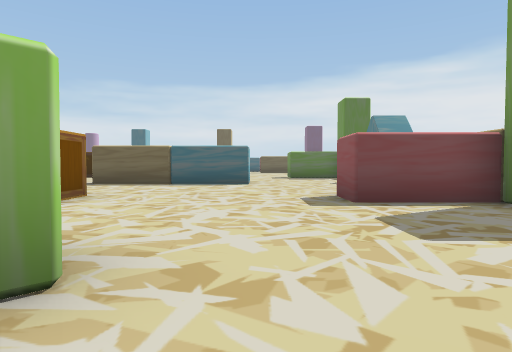
View 1 (above)

21 first-person views from a walk through a scene from a Unity 3-D project. The camera is 0.51 m above the floor, tilts 2° down and sees 75° across. The floor is counted in squares, 1 m on a side. Each view is taken from the middle of a square. On the plan, view 1 faces up. The plan holds only what a view shows up to about 9 squares ahead; the rest is blank. The place goes on beyond the plan. The player is left out.

View 2
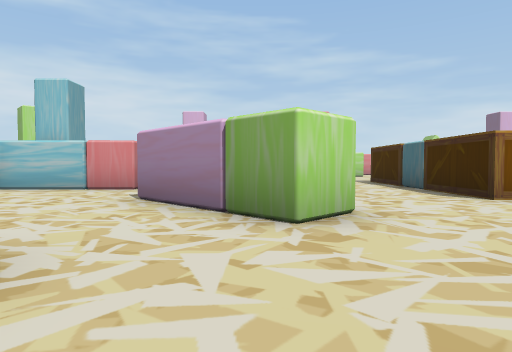

View 3
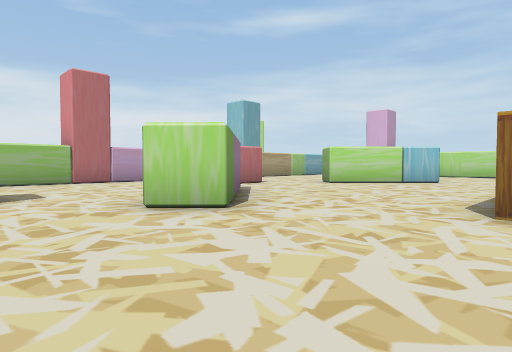

View 4
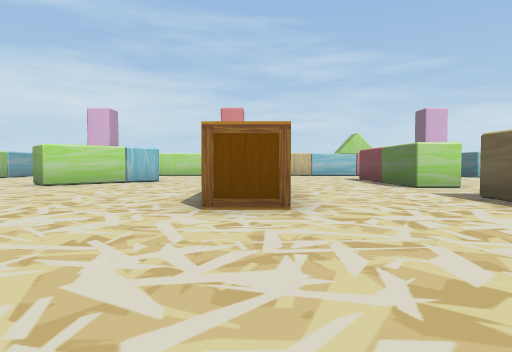

View 5
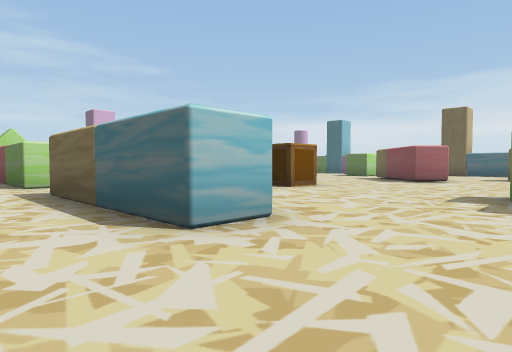

View 6
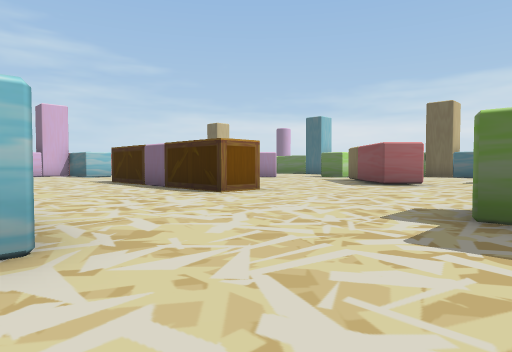

View 7
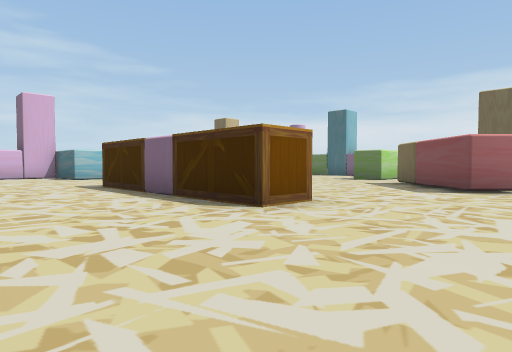

View 8
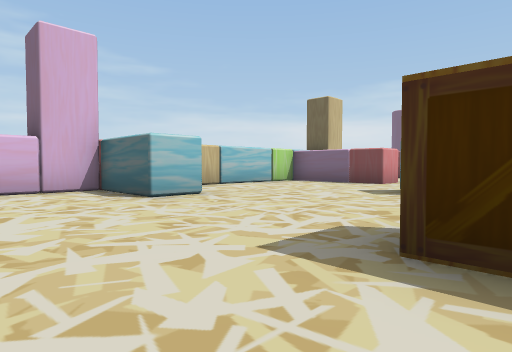

View 9
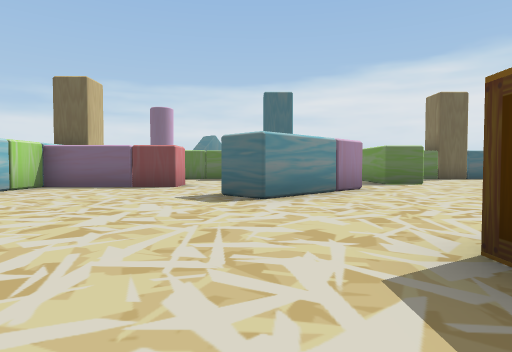

View 10
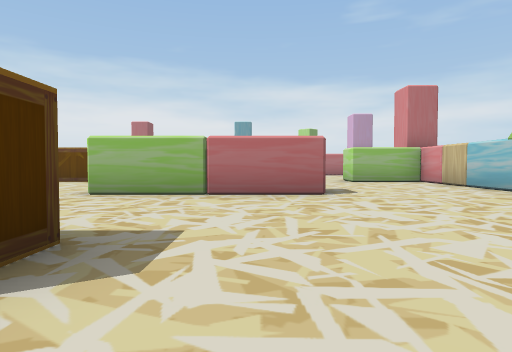

View 11
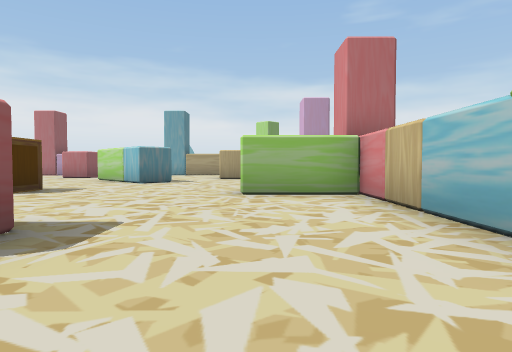

View 12
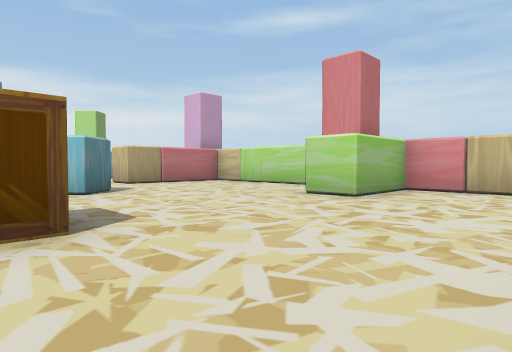

View 13
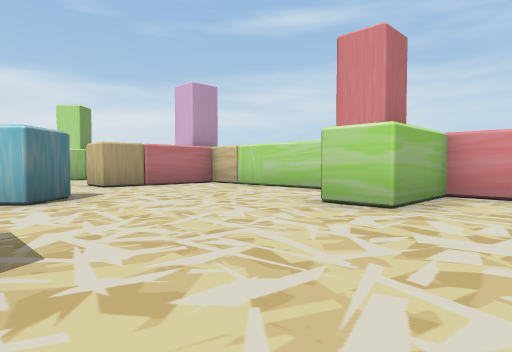

View 14
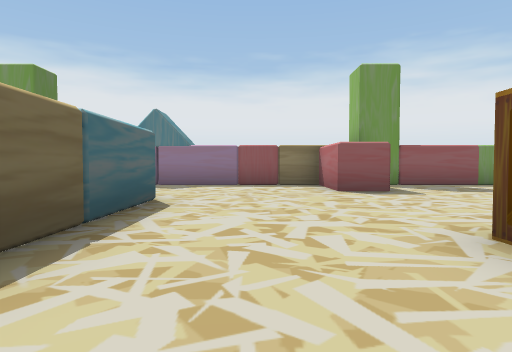

View 15
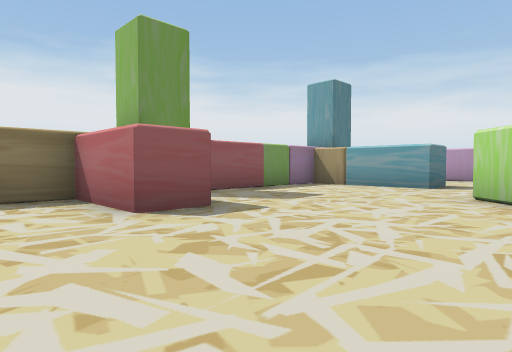

View 16
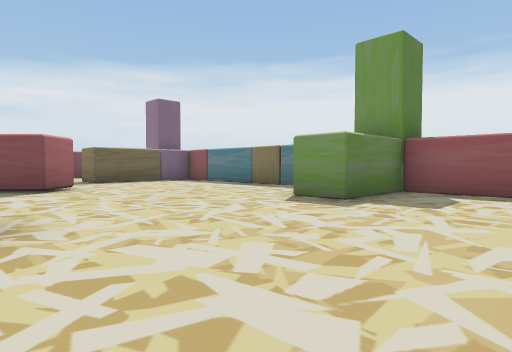

View 17
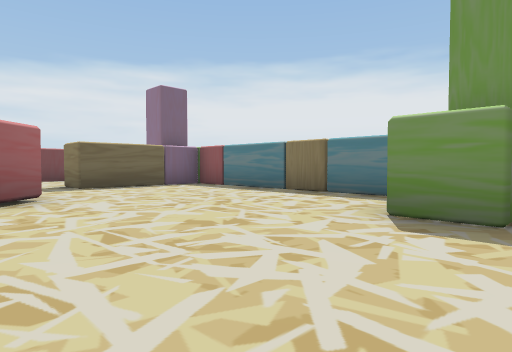

View 18
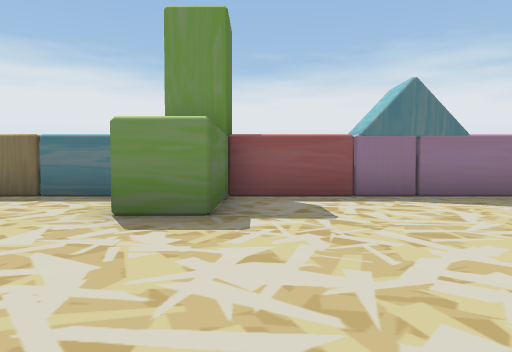

View 19
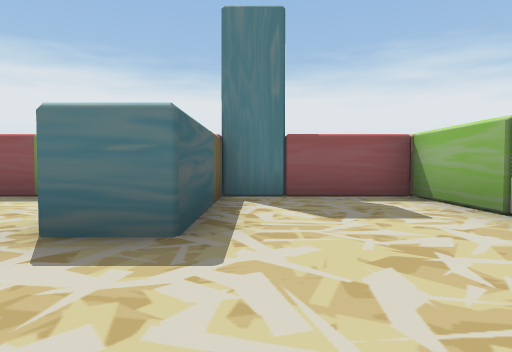

View 20
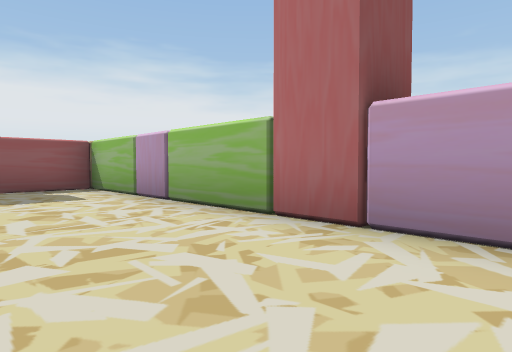

View 21
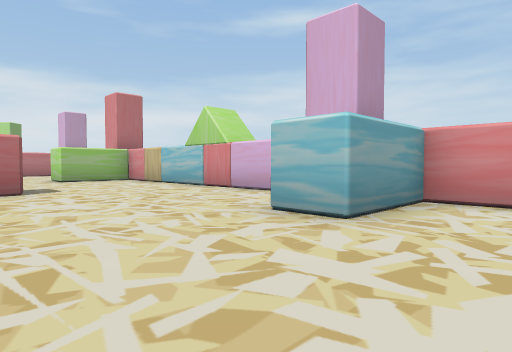

### Floor plan
Points are (right, up) in squares from view 1. A wall is a line through its corners. A room is listed if a view was taken in it or the views show most of it. See-through windows are left out.
Room 1 (views 1, 19, 20)
walls: (-0.8, 1.4) (-2.9, -0.7); (-3.7, -4.5) (3.3, -4.5) (3.3, -1.5) (0.3, -1.5) (0.3, -0.5) (1.6, -0.5); (-4.7, -1.4) (-4.7, -4.3)
ways out: opening at (-4, -1) to room 2; opening at (1, 0.7) to room 2
Room 2 (views 2, 3, 4, 5, 6, 7, 8, 9, 10, 11, 12, 13, 14, 15, 16, 17, 18, 21)
walls: (-4.7, 12.8) (-5.5, 12.8); (-0.2, 9.5) (-0.2, 8.4) (-4.1, 8.4); (-10.2, 9.4) (-6.2, 9.4) (-6.2, 8.4) (-9, 8.4); (-4.8, 4.4) (-5.4, 4.4); (-0.7, 17.5) (-1.5, 16.8) (-3.6, 18.9); (-6.8, 18.9) (-8.9, 16.8) (-9.6, 17.6); (3.3, 14.2) (3.3, 19.4) (0.3, 19.4); (-9.6, 1.5) (-8.9, 2.2) (-6.8, 0); (-3.6, 0) (-1.5, 2.1) (-0.8, 1.4); (-4.8, 20.4) (-5.7, 20.4); (-13.7, 3.2) (-13.7, 0); (-10.7, 20.5) (-10.7, 19.4) (-13.7, 19.5) (-13.7, 14.5) (-11.7, 14.5) (-11.7, 13.5) (-13.7, 13.5) (-13.7, 5.4) (-11.7, 5.4) (-11.7, 4.5); (1.6, -0.5) (3.3, -0.5) (3.3, 4.4) (1.3, 4.4) (1.3, 5.4) (3.3, 5.4) (3.3, 12.4) (1.3, 12.4) (1.3, 13.5); (-13.4, -0.4) (-10.7, -0.5)
ways out: opening at (-4, -1) to room 1; opening at (1, 0.7) to room 1; opening at (-8.3, 20.3); opening at (-7.5, -1); opening at (-1.5, 19.2)
objects: other object (-7, 5) to (-6, 5); other object (-7, 13) to (-6, 14); other object (-4, 5) to (-3, 5); other object (-4, 13) to (-3, 14)

Where each view was taken, in squares from view 1:
view 1: 0 up, 0 right, facing up
view 2: 1 up, 2 right, facing left
view 3: 5 up, 1 right, facing down-left
view 4: 5 up, 1 right, facing left
view 5: 7 up, 2 right, facing up-left
view 6: 9 up, 2 right, facing up-left
view 7: 10 up, 0 right, facing up-left
view 8: 11 up, 7 left, facing up-left
view 9: 12 up, 9 left, facing up
view 10: 15 up, 9 left, facing down
view 11: 11 up, 12 left, facing down
view 12: 8 up, 7 left, facing down-left
view 13: 7 up, 8 left, facing down-left
view 14: 7 up, 5 left, facing right
view 15: 7 up, 2 left, facing down-right
view 16: 10 up, 3 left, facing up-right
view 17: 12 up, 2 left, facing up-right
view 18: 12 up, 2 left, facing right
view 19: 2 down, 2 left, facing right
view 20: 2 down, 4 left, facing down-right
view 21: 16 up, 9 left, facing down-left
